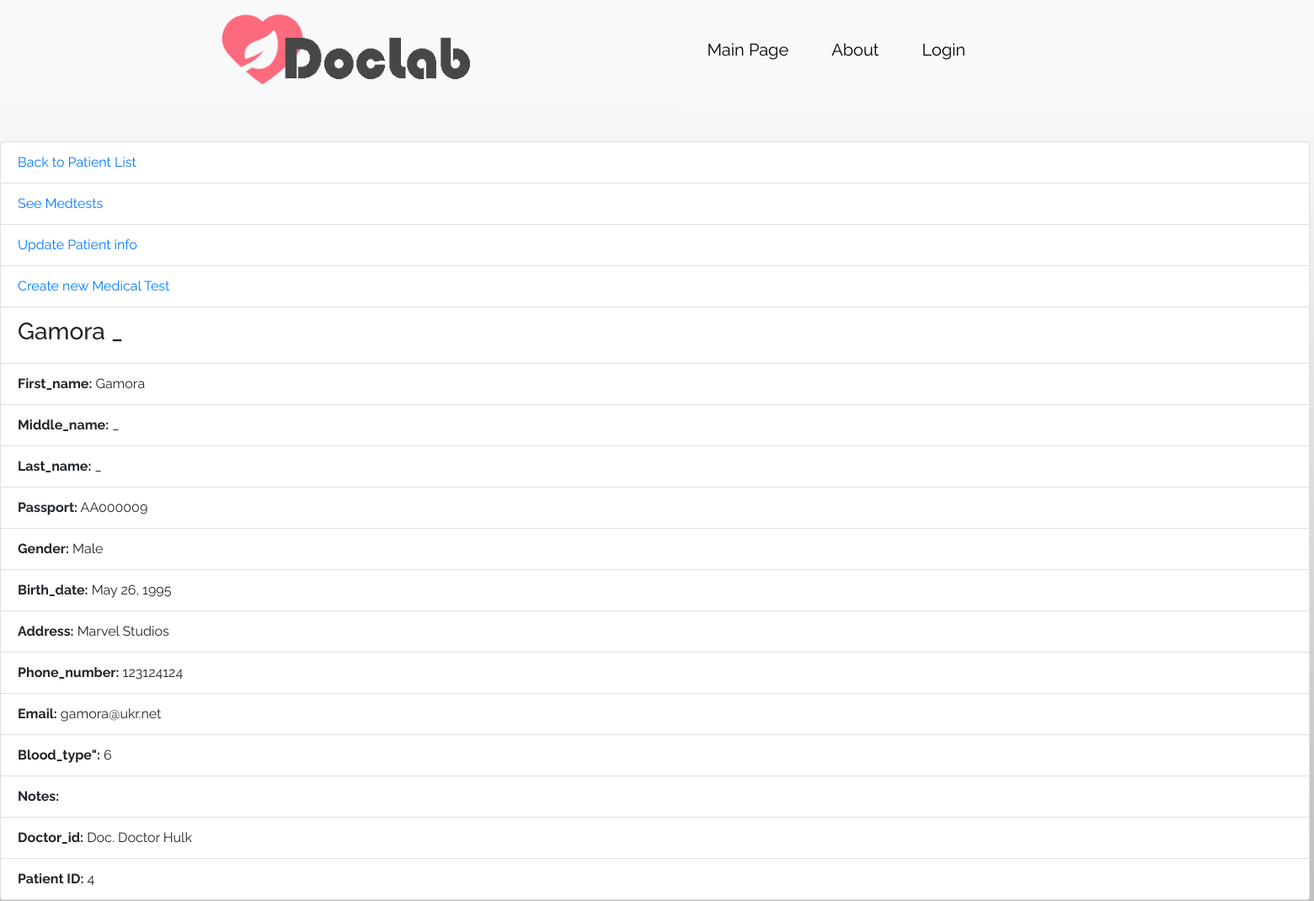
Page /doctor/patient/4 (upper part) on the earlier database version.
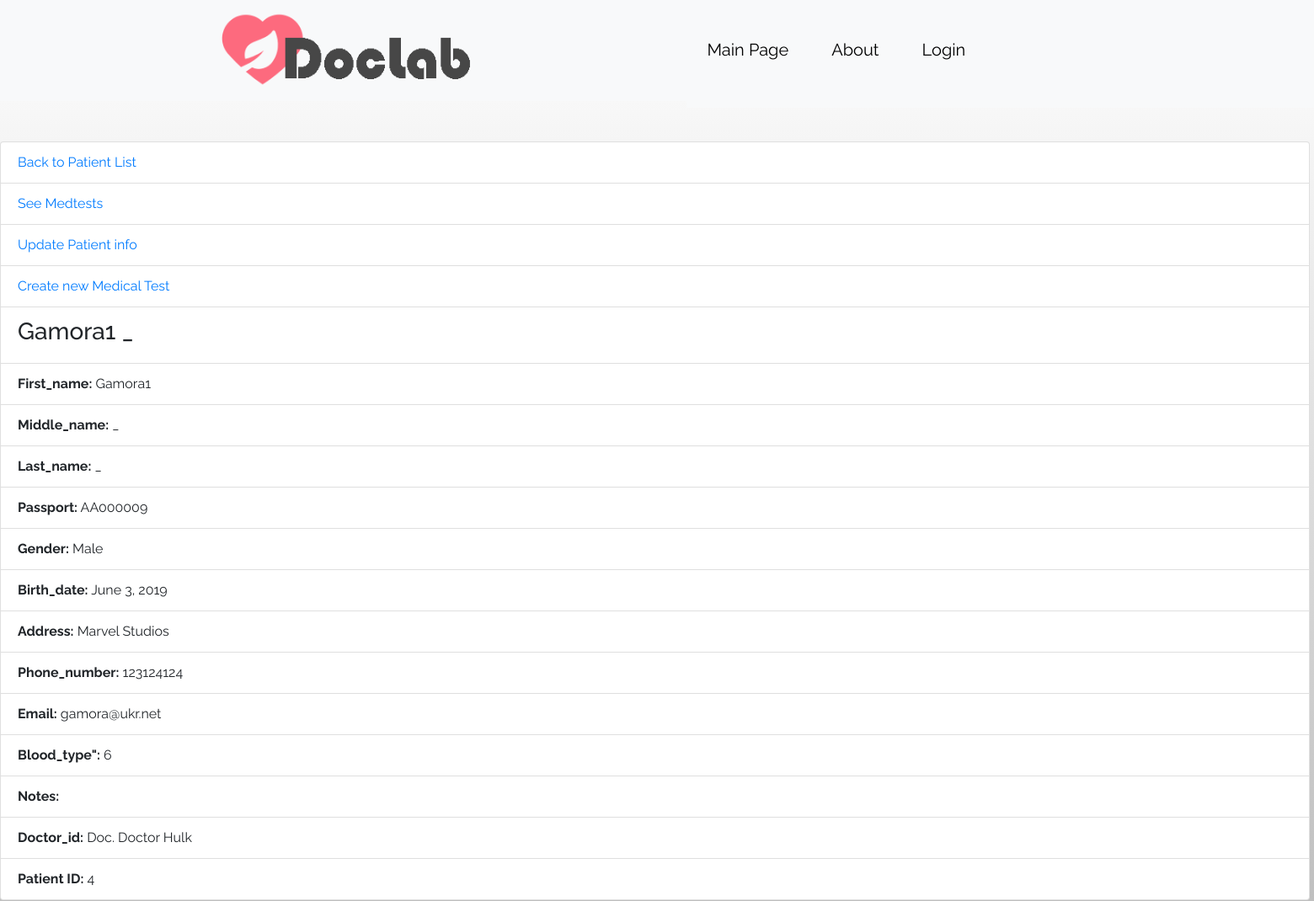
Same page on the later database version.
### doctor/models.py (models this page shows, shortened)
class Patient(models.Model):
    BLOOD_TYPE = (
        (0, 'O+'),
        (1, 'O-'),
        (2, 'B-'),
        (3, 'B+'),
        (4, 'A-'),
        (5, 'A+'),
        (6, 'AB-'),
        (7, 'AB+')
    )
    GENDER = (
        (0, 'Male'),
        (1, 'Female')
    )
    first_name = models.CharField(max_length=45)
    middle_name = models.CharField(max_length=45)
    last_name = models.CharField(max_length=45)
    passport_id = models.CharField(max_length=8, default='AA000000')
    gender = models.BooleanField(choices=GENDER, default=0)
    birth_date = models.DateField(blank=True, default=timezone.now)
    address = models.CharField(max_length=90, blank=True)
    phone_number = models.CharField(max_length=15, blank=True)
    email = models.CharField(max_length=254, blank=True)
    blood_type = models.IntegerField(choices=BLOOD_TYPE)
    notes = models.TextField(max_length=1000, blank=True)
    doctor_id = models.ForeignKey(Doctor, on_delete=models.SET_NULL, null=True)
    def __str__(self):
        return self.first_name + ' ' + self.last_name

class Doctor(models.Model):
    GENDER = (
        (0, 'Male'),
        (1, 'Female')
    )
    first_name = models.CharField(max_length=45)
    middle_name = models.CharField(max_length=45)
    last_name = models.CharField(max_length=45)
    gender = models.BooleanField(choices=GENDER, default=0)
    post = models.CharField(max_length=45, blank=True)
    phone_number = models.CharField(max_length=15, blank=True)
    address = models.CharField(max_length=90, blank=True)
    email = models.CharField(max_length=254, blank=True)
    exam_room = models.CharField(max_length=6, blank=True)
    def __str__(self):
        return 'Doc. ' + self.first_name + ' ' + self.last_name

### doctor/views.py (the view)
# urls.py: path('patient/<int:pk>', views.PatientDetailView.as_view(), name='patient_details'),
class PatientDetailView(generic.DetailView):
    model = Patient
    template_name = 'doctor/patient_details.html'
    queryset = Patient.objects.all()
    def get_object(self, queryset=None):
        id_ = self.kwargs.get("pk")
        return get_object_or_404(Patient, id=id_)

### doctor/templates/doctor/patient_details.html (shortened to what this page needs)
{% extends 'extends/base.html' %}
{% block content %}
    <ul class="list-group">
        <li class="list-group-item"><a href="{% url 'doctor:patients' %}">Back to Patient List</a></li>
        <li class="list-group-item"><a href="{% url 'doctor:medtests' object.id %}">See Medtests</a></li>
        <li class="list-group-item"><a href="{% url 'doctor:update_patient' object.id %}">Update Patient info</a></li>
        <li class="list-group-item"><a href="{% url 'doctor:medrefferal' object.id %}">Create new Medical Test</a></li>
        <li class="list-group-item"><h3>{{ object }}</h3></li>
        <li class="list-group-item"><b>First_name:</b> {{ object.first_name }}</li>
        <li class="list-group-item"><b>Middle_name:</b> {{ object.middle_name }}</li>
        <li class="list-group-item"><b>Last_name:</b> {{ object.last_name }}</li>
        <li class="list-group-item"><b>Passport:</b> {{ object.passport_id }}</li>
        <li class="list-group-item"><b>Gender:</b> {{ object.get_gender_display }}</li>
        <li class="list-group-item"><b>Birth_date:</b> {{ object.birth_date }}</li>
        <li class="list-group-item"><b>Address:</b> {{ object.address }}</li>
        <li class="list-group-item"><b>Phone_number:</b> {{ object.phone_number }}</li>
        <li class="list-group-item"><b>Email:</b> {{ object.email }}</li>
        <li class="list-group-item"><b>Blood_type":</b> {{ object.blood_type }}</li>
        <li class="list-group-item"><b>Notes:</b> {{ object.notes }}  </li>
        <li class="list-group-item"><b>Doctor_id:</b> {{ object.doctor_id }}</li>
        <li class="list-group-item"><b>Patient ID:</b> {{ object.pk }}</li>
    </ul>
    <br>
{% endblock %}

Differences in the rows shown:
changed Patient "AA000009": first_name+last_name "Gamora _" → "Gamora1 _"; first_name "Gamora" → "Gamora1"; birth_date "May 26, 1995" → "June 3, 2019"
